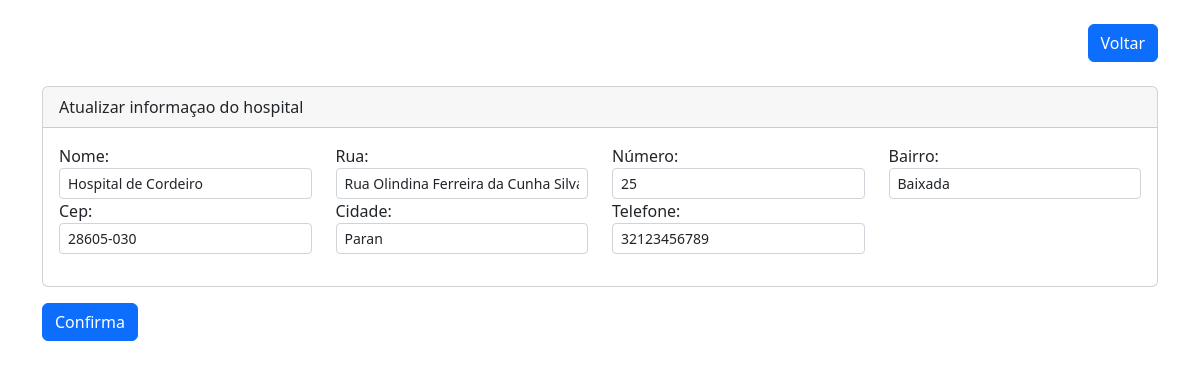
The app's page /App/views/user/HospitalView/editarHospital.php?id=4 with its own data.
### tables this page shows
CREATE TABLE IF NOT EXISTS `hospitais` (
  `id` int NOT NULL AUTO_INCREMENT,
  `nome` varchar(150) NOT NULL,
  `endereco` varchar(150) NOT NULL,
  `numero` int NOT NULL,
  `bairro` varchar(60) NOT NULL,
  `cep` varchar(10) NOT NULL,
  `cidade` varchar(220) NOT NULL,
  `telefone` varchar(13) NOT NULL,
  `created` datetime NOT NULL,
  `modified` datetime DEFAULT NULL,
  PRIMARY KEY (`id`)
);

### App/controllers/Hospital/HospitalEditarController.php (called while the page is built, shortened)
<?php
require_once (__DIR__ ."/../../models/HospitalModel.php");
class editarHospital
{
    private $editar;
    private $nome;
    private $endereco;
    private $numero;
    private $bairro;
    private $cep;
    private $telefone;
    private $cidade;
    public function __construct($id)
    {
        $this->editar = new Hospital();
        $this->criarFormulario($id);
    }
    public function criarFormulario($id)
    {
        $row = $this->editar->pesquisarHospital($id);
        if ($row) {
            $this->nome = $row['nome'];
            $this->endereco = $row['endereco'];
            $this->numero = $row['numero'];
            $this->bairro = $row['bairro'];
            $this->cep = $row['cep'];
            $this->telefone = $row['telefone'];
            $this->cidade = $row['cidade'];
        } else {
            echo "Registro não encontrado ou nome não está definido.";
        }
    }
    public function getNome()
    {
        return $this->nome;
    }
    public function getEndereco()
    {
        return $this->endereco;
    }
    public function getNumero()
    {
        return $this->numero;
    }
    public function getBairro()
    {
        return $this->bairro;
    }
    public function getCep()
    {
        return $this->cep;
    }
    public function getTelefone()
    {
        return $this->telefone;
    }
    public function getCidade()
    {
        return $this->cidade;
    }
}
    $id = filter_input(INPUT_GET, 'id');
$editaHospital = new editarHospital($id);
?>

### App/config/conexao.php (called while the page is built, shortened)
<?php
class Banco
{
    protected $mysqli;
    private function conexao($servidor, $usuario, $senha, $banco)
    {
        try {
            $this->mysqli = new mysqli($servidor, $usuario, $senha, $banco);
        } catch (Exception $e) {
            die($e->getMessage());
        }
    }
    public function getConexao()
    {
        return $this->mysqli;
    }
}
?>

### App/models/HospitalModel.php (called while the page is built, shortened)
<?php
require_once (__DIR__ ."/../dao/HospitalDAO.php");
class Hospital extends Banco
{
    private $hospitalDAO;
    public function __construct()
    {
        $this->hospitalDAO = new HospitalDAO();
    }
    public function pesquisarHospital($id)
    {
        return $this->hospitalDAO->localizarHospital($id);
    }
}
?>

### App/dao/HospitalDAO.php (called while the page is built, shortened)
<?php
require_once(__DIR__ . "/../config/conexao.php");
class HospitalDAO
{
    protected $conexao;
    public function __construct()
    {
        $this->conexao = new Banco();
    }
    public function localizarHospital($id)
    {
        try {
            $stmt = $this->conexao->getConexao()->prepare("SELECT * FROM hospitais WHERE id=?");
            $stmt->bind_param("i", $id);
            $stmt->execute();
            $result = $stmt->get_result();
            return $result->fetch_array(MYSQLI_ASSOC);
        } catch (Exception $e) {
            echo "Erro ao localizar hospital: " . $e->getMessage();
            return null;
        }
    }
}
?>

### App/views/user/HospitalView/editarHospital.php (the view, shortened to what this page needs)
<!DOCTYPE html>
<html lang="en">
<head>
    <link rel="stylesheet" href="https://cdn.jsdelivr.net/npm/bootstrap@5.2.2/dist/css/bootstrap.min.css"
>
</head>
<body>
<?php require_once("../../../controllers/Hospital/HospitalEditarController.php"); ?>
<div class="container">
    <header class="d-flex justify-content-between- my-4">
        <div class="ms-auto">
            <a href="indexHospital.php" class="btn btn-primary">Voltar</a>
        </div>
    </header>
    <form action=" " method="post" enctype="multipart/form-data">
        <div class="card">
            <div class="card-header">Atualizar informaçao do hospital</div>
            <div class="card-body">
                <div class="row mb-3">
                    <div class="col-md-3">
                        <label>Nome:</label>
                        <input type="text" class="form-control form-control-sm" name="nome"
                               value="<?php echo !empty($editaHospital->getNome()) ? $editaHospital->getNome() : ''; ?>">
                    </div>
                    <div class="col-md-3">
                        <label>Rua:</label>
                        <input type="text" class="form-control form-control-sm" name="endereco"
                               value="<?php echo !empty($editaHospital->getEndereco()) ? $editaHospital->getEndereco() : ''; ?>">
                    </div>
                    <div class="col-md-3">
                        <label>Número:</label>
                        <input type="text" class="form-control form-control-sm" name="numero"
                               value="<?php echo !empty($editaHospital->getNumero()) ? $editaHospital->getNumero() : ''; ?>">
                    </div>
                    <div class="col-md-3">
                        <label>Bairro:</label>
                        <input type="text" class="form-control form-control-sm" name="bairro"
                               value="<?php echo !empty($editaHospital->getBairro()) ? $editaHospital->getBairro() : ''; ?>">
                    </div>
                    <div class="col-md-3">
                        <label>Cep:</label>
                        <input type="text" class="form-control form-control-sm" name="cep"
                               value="<?php echo !empty($editaHospital->getCep()) ? $editaHospital->getCep() : ''; ?>">
                    </div>
                    <div class="col-md-3">
                        <label>Cidade:</label>
                        <input type="text" class="form-control form-control-sm" name="cidade"
                               value="<?php echo !empty($editaHospital->getCidade()) ? $editaHospital->getCidade() : ''; ?>">
                    </div>
                    <div class="col-md-3">
                        <label>Telefone:</label>
                        <input type="text" class="form-control form-control-sm" name="telefone"
                               value="<?php echo !empty($editaHospital->getTelefone()) ? $editaHospital->getTelefone() : ''; ?>">
                    </div>
                </div>
            </div>
        </div>
            <div class="mt-3">
                <button type="submit" class="btn btn-primary" id="editarHospital" name="submit" value="editarHospital">
                    Confirma
                </button>
            </div>
    </form>
</div>
</body>
</html>

### records on screen
hospitais: nome "Hospital de Cordeiro", endereco "Rua Olindina Ferreira da Cunha Silva", numero "25", bairro "Baixada", cep "28605-030", cidade "Paran", telefone "32123456789"
